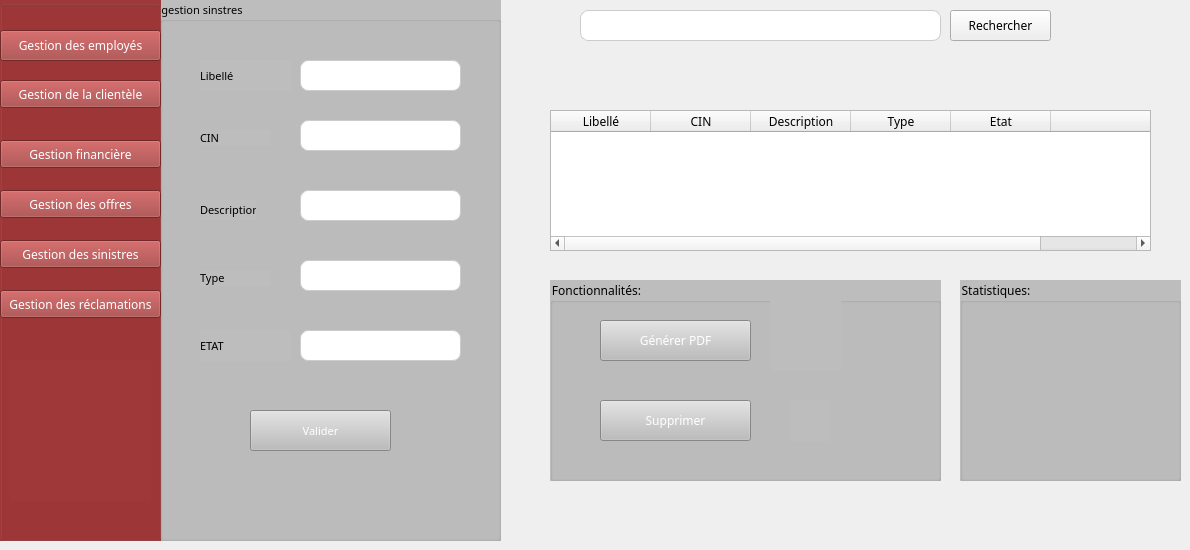
    <widget class="QWidget" name="page_9">
     <widget class="QGroupBox" name="groupBox_9">
      <property name="geometry">
       <rect>
        <x>550</x>
        <y>280</y>
        <width>391</width>
        <height>201</height>
       </rect>
      </property>
      <property name="styleSheet">
       <string notr="true">background-color:rgb(189, 189, 189);
font-family: Poppins;</string>
      </property>
      <property name="title">
       <string>Fonctionnalités:</string>
      </property>
      <widget class="QPushButton" name="pushButton_23">
       <property name="geometry">
        <rect>
         <x>50</x>
         <y>40</y>
         <width>151</width>
         <height>41</height>
        </rect>
       </property>
       <property name="styleSheet">
        <string notr="true">QPushButton:hover {
            background-color: #9f3838;
        }
QPushButton{
color:rgb(255, 255, 255);}</string>
       </property>
       <property name="text">
        <string>Générer PDF</string>
       </property>
      </widget>
      <widget class="QPushButton" name="pushButton_24">
       <property name="geometry">
        <rect>
         <x>50</x>
         <y>120</y>
         <width>151</width>
         <height>41</height>
        </rect>
       </property>
       <property name="styleSheet">
        <string notr="true">QPushButton:hover {
            background-color: #9f3838;
        }
QPushButton{
color:rgb(255, 255, 255);}</string>
       </property>
       <property name="text">
        <string>Supprimer</string>
       </property>
      </widget>
      <widget class="QLabel" name="label_23">
       <property name="geometry">
        <rect>
         <x>220</x>
         <y>20</y>
         <width>71</width>
         <height>71</height>
        </rect>
       </property>
       <property name="styleSheet">
        <string notr="true">image: url(:/res/405125987_240725965673369_5384739589695128448_n.png);</string>
       </property>
       <property name="text">
        <string/>
       </property>
       <property name="pixmap">
        <pixmap>ressources/405125987_240725965673369_5384739589695128448_n.png</pixmap>
       </property>
       <property name="scaledContents">
        <bool>true</bool>
       </property>
      </widget>
      <widget class="QLabel" name="label_24">
       <property name="geometry">
        <rect>
         <x>240</x>
         <y>120</y>
         <width>41</width>
         <height>41</height>
        </rect>
       </property>
       <property name="styleSheet">
        <string notr="true">image: url(:/res/422670916_952311876457594_4377088818375921302_n.png);</string>
       </property>
       <property name="text">
        <string/>
       </property>
       <property name="pixmap">
        <pixmap>ressources/422670916_952311876457594_4377088818375921302_n.png</pixmap>
       </property>
       <property name="scaledContents">
        <bool>true</bool>
       </property>
      </widget>
     </widget>
     <widget class="QLineEdit" name="lineEdit_3">
      <property name="geometry">
       <rect>
        <x>580</x>
        <y>10</y>
        <width>361</width>
        <height>31</height>
       </rect>
      </property>
      <property name="cursor">
       <cursorShape>BusyCursor</cursorShape>
      </property>
      <property name="styleSheet">
       <string notr="true">background-color: #ffffff;
font: 8pt &quot;Modern No. 20&quot;;
      border: 1px solid #CCCCCC;
      border-radius: 8px;
      height:56px;
      padding: 20px;
      width: 584px;
     display: flex;
	flex-direction: column;
     align-items: flex-start;
      gap: 15px;</string>
      </property>
      <property name="text">
       <string/>
      </property>
     </widget>
     <widget class="QTableWidget" name="tableWidget_3">
      <property name="geometry">
       <rect>
        <x>550</x>
        <y>110</y>
        <width>601</width>
        <height>141</height>
       </rect>
      </property>
      <property name="styleSheet">
       <string notr="true">font-family: Poppins;
</string>
      </property>
      <property name="horizontalScrollBarPolicy">
       <enum>Qt::ScrollBarAlwaysOn</enum>
      </property>
      <attribute name="verticalHeaderShowSortIndicator" stdset="0">
       <bool>false</bool>
      </attribute>
      <attribute name="verticalHeaderStretchLastSection">
       <bool>false</bool>
      </attribute>
      <column>
       <property name="text">
        <string>Libellé</string>
       </property>
      </column>
      <column>
       <property name="text">
        <string>CIN</string>
       </property>
      </column>
      <column>
       <property name="text">
        <string>Description</string>
       </property>
      </column>
      <column>
       <property name="text">
        <string>Type</string>
       </property>
      </column>
      <column>
       <property name="text">
        <string>Etat</string>
       </property>
      </column>
      <column>
       <property name="text">
        <string/>
       </property>
      </column>
     </widget>
     <widget class="QLabel" name="label_25">
      <property name="geometry">
       <rect>
        <x>910</x>
        <y>20</y>
        <width>21</width>
        <height>20</height>
       </rect>
      </property>
      <property name="styleSheet">
       <string notr="true">image: url(:/res/405020030_390110873610731_3857294868988413096_n.png);</string>
      </property>
      <property name="text">
       <string/>
      </property>
      <property name="pixmap">
       <pixmap>ressources/405020030_390110873610731_3857294868988413096_n.png</pixmap>
      </property>
      <property name="scaledContents">
       <bool>true</bool>
      </property>
     </widget>
     <widget class="QGroupBox" name="groupBox_10">
      <property name="geometry">
       <rect>
        <x>960</x>
        <y>280</y>
        <width>221</width>
        <height>201</height>
       </rect>
      </property>
      <property name="styleSheet">
       <string notr="true">background-color:rgb(189, 189, 189);
font-family: Poppins;</string>
      </property>
      <property name="title">
       <string>Statistiques:</string>
      </property>
      <property name="flat">
       <bool>false</bool>
      </property>
      <property name="checkable">
       <bool>false</bool>
      </property>
     </widget>
     <widget class="QGroupBox" name="groupBox_11">
      <property name="geometry">
       <rect>
        <x>160</x>
        <y>0</y>
        <width>341</width>
        <height>541</height>
       </rect>
      </property>
      <property name="styleSheet">
       <string notr="true">background-color:rgb(189, 189, 189);
font: 87 8pt ;
font-family: Poppins;</string>
      </property>
      <property name="title">
       <string>gestion sinstres </string>
      </property>
      <widget class="QLabel" name="label_26">
       <property name="geometry">
        <rect>
         <x>40</x>
         <y>60</y>
         <width>91</width>
         <height>31</height>
        </rect>
       </property>
       <property name="styleSheet">
        <string notr="true"/>
       </property>
       <property name="text">
        <string>Libellé</string>
       </property>
      </widget>
      <widget class="QLabel" name="label_27">
       <property name="geometry">
        <rect>
         <x>40</x>
         <y>130</y>
         <width>71</width>
         <height>16</height>
        </rect>
       </property>
       <property name="text">
        <string>CIN</string>
       </property>
      </widget>
      <widget class="QLabel" name="label_28">
       <property name="geometry">
        <rect>
         <x>40</x>
         <y>200</y>
         <width>56</width>
         <height>20</height>
        </rect>
       </property>
       <property name="text">
        <string>Description:</string>
       </property>
      </widget>
      <widget class="QLabel" name="label_29">
       <property name="geometry">
        <rect>
         <x>40</x>
         <y>270</y>
         <width>71</width>
         <height>16</height>
        </rect>
       </property>
       <property name="text">
        <string>Type</string>
       </property>
      </widget>
      <widget class="QLineEdit" name="lineEdit_nom_4">
       <property name="geometry">
        <rect>
         <x>140</x>
         <y>60</y>
         <width>161</width>
         <height>31</height>
        </rect>
       </property>
       <property name="styleSheet">
        <string notr="true">background-color: #ffffff;
font: 8pt &quot;Modern No. 20&quot;;
      border: 1px solid #CCCCCC;
      border-radius: 8px;
      height:56px;
      padding: 20px;
      width: 584px;
     display: flex;
	flex-direction: column;
     align-items: flex-start;
      gap: 10px;</string>
       </property>
      </widget>
      <widget class="QLabel" name="label_30">
       <property name="geometry">
        <rect>
         <x>40</x>
         <y>330</y>
         <width>91</width>
         <height>31</height>
        </rect>
       </property>
       <property name="text">
        <string>ETAT</string>
       </property>
      </widget>
      <widget class="QPushButton" name="pushButton_25">
       <property name="geometry">
        <rect>
         <x>90</x>
         <y>410</y>
         <width>141</width>
         <height>41</height>
        </rect>
       </property>
       <property name="styleSheet">
        <string notr="true">QPushButton:hover {
            background-color: #9f3838;
        }
QPushButton{
color:rgb(255, 255, 255);}</string>
       </property>
       <property name="text">
        <string>Valider</string>
       </property>
      </widget>
      <widget class="QLineEdit" name="lineEdit_prenom_3">
       <property name="geometry">
        <rect>
         <x>140</x>
         <y>120</y>
         <width>161</width>
         <height>31</height>
        </rect>
       </property>
       <property name="styleSheet">
        <string notr="true">background-color: #ffffff;
font: 8pt &quot;Modern No. 20&quot;;
      border: 1px solid #CCCCCC;
      border-radius: 8px;
      height:56px;
      padding: 20px;
      width: 584px;
     display: flex;
	flex-direction: column;
     align-items: flex-start;
      gap: 10px;</string>
       </property>
      </widget>
      <widget class="QLineEdit" name="lineEdit_email_4">
       <property name="geometry">
        <rect>
         <x>140</x>
         <y>190</y>
         <width>161</width>
         <height>31</height>
        </rect>
       </property>
       <property name="styleSheet">
        <string notr="true">background-color: #ffffff;
font: 8pt &quot;Modern No. 20&quot;;
      border: 1px solid #CCCCCC;
      border-radius: 8px;
      height:56px;
      padding: 20px;
      width: 584px;
     display: flex;
	flex-direction: column;
     align-items: flex-start;
      gap: 10px;</string>
       </property>
      </widget>
      <widget class="QLineEdit" name="lineEdit_fct">
       <property name="geometry">
        <rect>
         <x>140</x>
         <y>330</y>
         <width>161</width>
         <height>31</height>
        </rect>
       </property>
       <property name="styleSheet">
        <string notr="true">background-color: #ffffff;
font: 8pt &quot;Modern No. 20&quot;;
      border: 1px solid #CCCCCC;
      border-radius: 8px;
      height:56px;
      padding: 20px;
      width: 584px;
     display: flex;
	flex-direction: column;
     align-items: flex-start;
      gap: 10px;</string>
       </property>
      </widget>
      <widget class="QLineEdit" name="lineEdit_num">
       <property name="geometry">
        <rect>
         <x>140</x>
         <y>260</y>
         <width>161</width>
         <height>31</height>
        </rect>
       </property>
       <property name="styleSheet">
        <string notr="true">background-color: #ffffff;
font: 8pt &quot;Modern No. 20&quot;;
      border: 1px solid #CCCCCC;
      border-radius: 8px;
      height:56px;
      padding: 20px;
      width: 584px;
     display: flex;
	flex-direction: column;
     align-items: flex-start;
      gap: 10px;</string>
       </property>
       <property name="text">
        <string/>
       </property>
      </widget>
     </widget>
     <widget class="QGroupBox" name="groupBox_12">
      <property name="geometry">
       <rect>
        <x>0</x>
        <y>0</y>
        <width>161</width>
        <height>541</height>
       </rect>
      </property>
      <property name="styleSheet">
       <string notr="true">background-color: #9f3838;
    height: 88.6rem;
    left: 0;
    position: absolute;
    top: 8.7rem;
    width: 29rem;</string>
      </property>
      <property name="title">
       <string/>
      </property>
      <widget class="QPushButton" name="pushButton_26">
       <property name="geometry">
        <rect>
         <x>0</x>
         <y>30</y>
         <width>161</width>
         <height>31</height>
        </rect>
       </property>
       <property name="styleSheet">
        <string notr="true">QPushButton{
color:rgb(255, 255, 255);
          flex-shrink: 0;
          font-family: Poppins;
          font-size: 2rem;
          font-weight: 400;
          line-height: 1.5;
          white-space: nowrap;
}
QPushButton:hover {
            background-color: #505050;
        }</string>
       </property>
       <property name="text">
        <string>Gestion des employés</string>
       </property>
      </widget>
      <widget class="QPushButton" name="pushButton_27">
       <property name="geometry">
        <rect>
         <x>0</x>
         <y>80</y>
         <width>161</width>
         <height>28</height>
        </rect>
       </property>
       <property name="styleSheet">
        <string notr="true">QPushButton{
color:rgb(255, 255, 255);
          flex-shrink: 0;
          font-family: Poppins;
          font-size: 2rem;
          font-weight: 400;
          line-height: 1.5;
          white-space: nowrap;
}
QPushButton:hover {
            background-color: #505050;
        }</string>
       </property>
       <property name="text">
        <string>Gestion de la clientèle</string>
       </property>
      </widget>
      <widget class="QPushButton" name="pushButton_28">
       <property name="geometry">
        <rect>
         <x>0</x>
         <y>140</y>
         <width>161</width>
         <height>28</height>
        </rect>
       </property>
       <property name="styleSheet">
        <string notr="true">QPushButton{
color:rgb(255, 255, 255);
          flex-shrink: 0;
          font-family: Poppins;
          font-size: 2rem;
          font-weight: 400;
          line-height: 1.5;
          white-space: nowrap;
}
QPushButton:hover {
            background-color: #505050;
        }</string>
       </property>
       <property name="text">
        <string>Gestion financière</string>
       </property>
      </widget>
      <widget class="QPushButton" name="pushButton_29">
       <property name="geometry">
        <rect>
         <x>0</x>
         <y>190</y>
         <width>161</width>
         <height>28</height>
        </rect>
       </property>
       <property name="styleSheet">
        <string notr="true">QPushButton{
color:rgb(255, 255, 255);
          flex-shrink: 0;
          font-family: Poppins;
          font-size: 2rem;
          font-weight: 400;
          line-height: 1.5;
          white-space: nowrap;
}
QPushButton:hover {
            background-color: #505050;
        }</string>
       </property>
       <property name="text">
        <string>Gestion des offres</string>
       </property>
      </widget>
      <widget class="QLabel" name="label_31">
       <property name="geometry">
        <rect>
         <x>10</x>
         <y>360</y>
         <width>141</width>
         <height>141</height>
        </rect>
       </property>
       <property name="styleSheet">
        <string notr="true">image: url(:/res/405104671_894605635545040_6599617230245675821_n.png);</string>
       </property>
       <property name="text">
        <string/>
       </property>
       <property name="pixmap">
        <pixmap>ressources/405104671_894605635545040_6599617230245675821_n.png</pixmap>
       </property>
       <property name="scaledContents">
        <bool>true</bool>
       </property>
      </widget>
      <widget class="QPushButton" name="pushButton_30">
       <property name="geometry">
        <rect>
         <x>0</x>
         <y>240</y>
         <width>161</width>
         <height>28</height>
        </rect>
       </property>
       <property name="styleSheet">
        <string notr="true">QPushButton{
color:rgb(255, 255, 255);
          flex-shrink: 0;
          font-family: Poppins;
          font-size: 2rem;
          font-weight: 400;
          line-height: 1.5;
          white-space: nowrap;
}
QPushButton:hover {
            background-color: #505050;
        }</string>
       </property>
       <property name="text">
        <string>Gestion des sinistres</string>
       </property>
      </widget>
      <widget class="QPushButton" name="pushButton_31">
       <property name="geometry">
        <rect>
         <x>0</x>
         <y>290</y>
         <width>161</width>
         <height>28</height>
        </rect>
       </property>
       <property name="styleSheet">
        <string notr="true">QPushButton{
color:rgb(255, 255, 255);
          flex-shrink: 0;
          font-family: Poppins;
          font-size: 2rem;
          font-weight: 400;
          line-height: 1.5;
          white-space: nowrap;
}
QPushButton:hover {
            background-color: #505050;
        }</string>
       </property>
       <property name="text">
        <string>Gestion des réclamations</string>
       </property>
      </widget>
     </widget>
     <widget class="QPushButton" name="pushButton_32">
      <property name="geometry">
       <rect>
        <x>950</x>
        <y>10</y>
        <width>101</width>
        <height>31</height>
       </rect>
      </property>
      <property name="styleSheet">
       <string notr="true">
QPushButton:hover {
            background-color: #9f3838;
        }
QPushButton{

font-family: Poppins;
}</string>
      </property>
      <property name="text">
       <string>Rechercher</string>
      </property>
     </widget>
    </widget>
